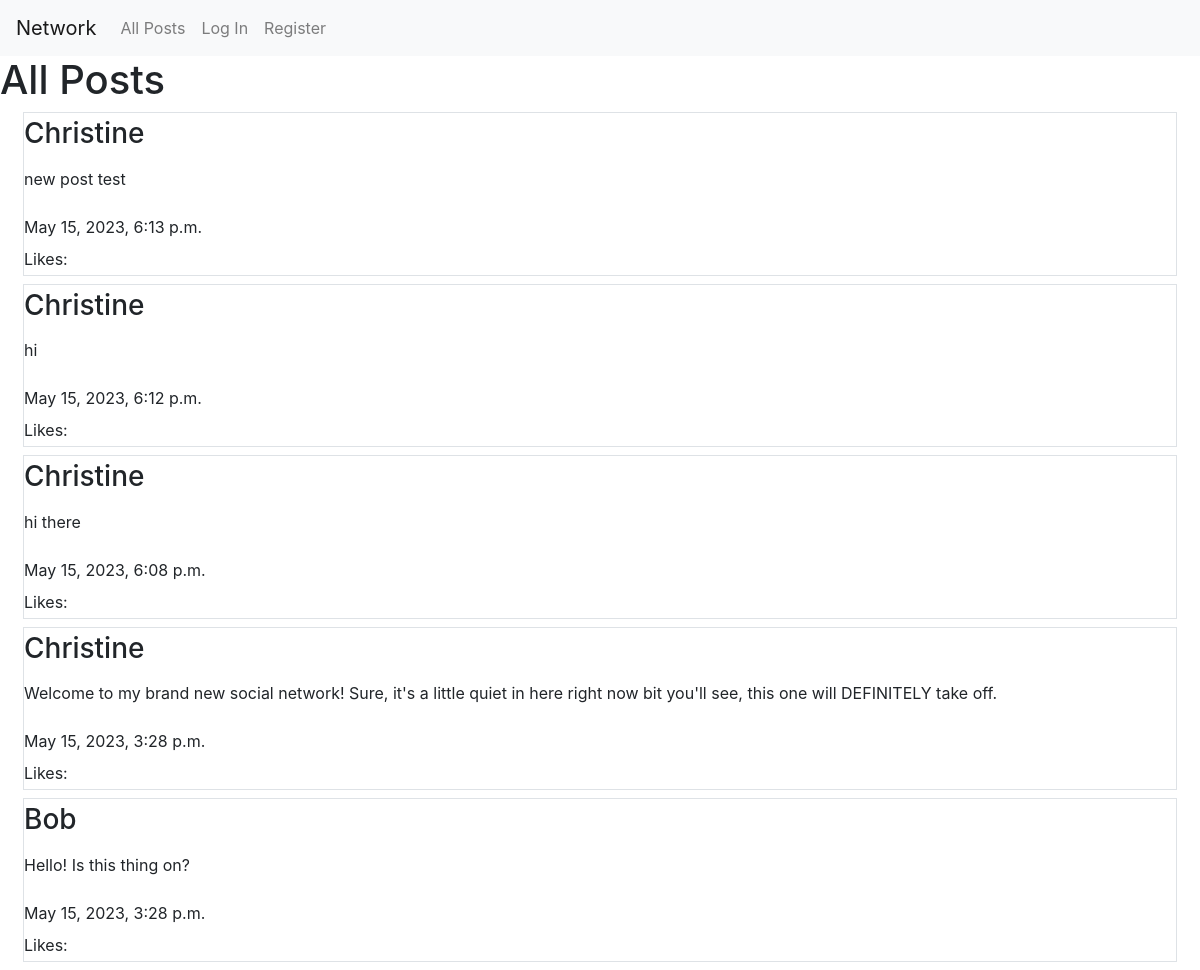
Before: / with the older database file.
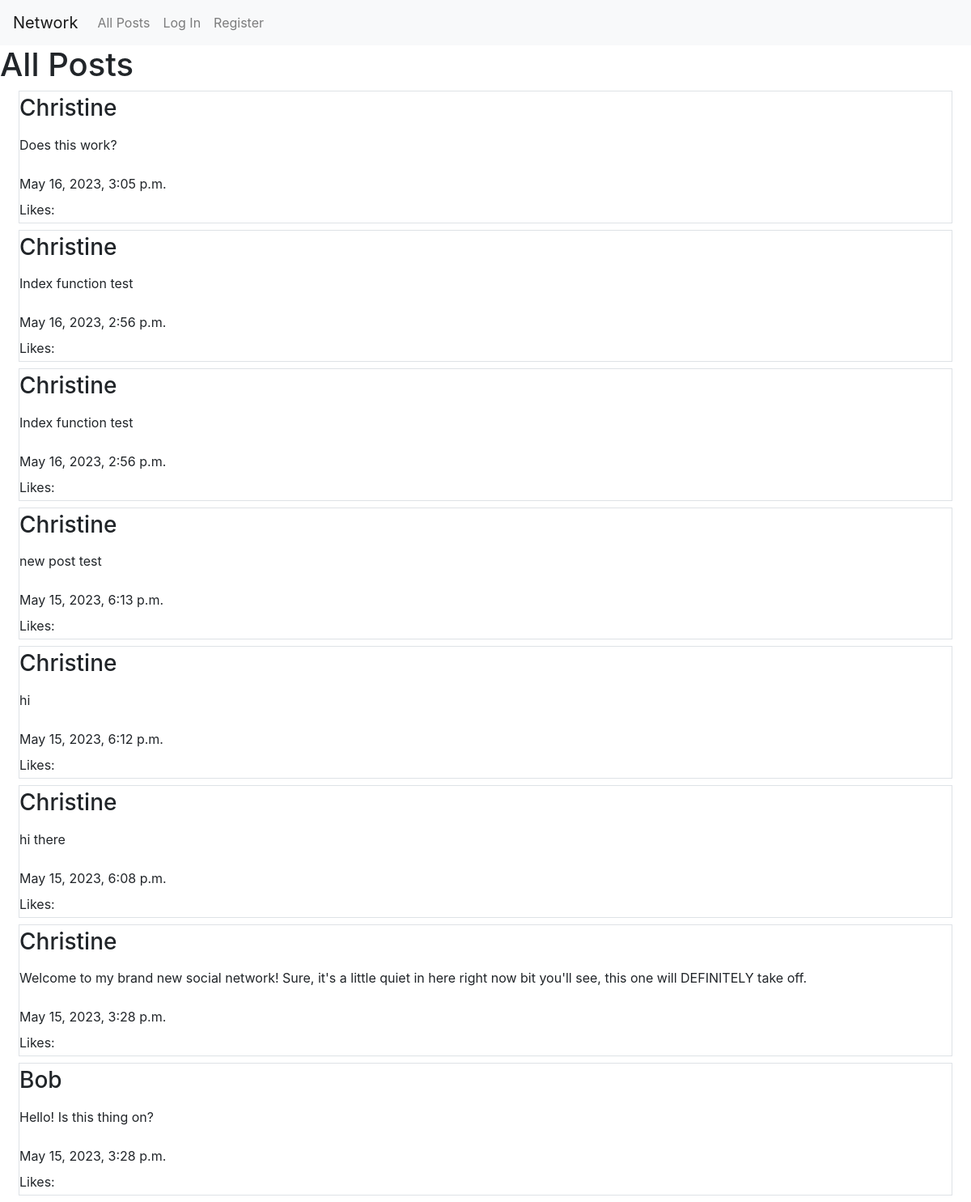
After: the same page with the newer database file.
### network/models.py (models this page shows, shortened)
class Post(models.Model):
    user = models.ForeignKey(User, on_delete=models.CASCADE, related_name="author")
    content = models.TextField(max_length=500)
    date = models.DateTimeField(auto_now_add=True)

class User(AbstractUser):
    pass

### network/views.py (the view, shortened to what this page needs)
# urls.py: path("", views.index, name="index"),
def index(request):
    posts = Post.objects.all().order_by('-date')
    message = "Thanks for sharing!"
    return render(request, "network/index.html", {
        "form": NewPostForm(),
        "posts": posts
    })

### network/templates/network/index.html (shortened to what this page needs)
{% extends "network/layout.html" %}
{% block body %}
    <h1>All Posts</h1>
    <div class="container-fluid">
        {% for post in posts %}
            <div class="row m-2 border flex-column">
                <div class="my-1">
                    <h3>{{ post.user }}</h3>
                </div>
                <div class="my-1">
                    <p>{{ post.content }}</p>
                </div>
                <div class="my-1">
                    <span>{{ post.date }}</span>
                </div>
                <div class="my-1">
                    <span>Likes:</span>
                </div>
            </div>
        {% endfor %}
    </div>
{% endblock %}

Changed rows visible on the page:
added Post: user "Christine", content "Does this work?", date "May 16, 2023, 3:05 p.m."
added Post: user "Christine", content "Index function test", date "May 16, 2023, 2:56 p.m."
added Post: user "Christine", content "Index function test", date "May 16, 2023, 2:56 p.m."
